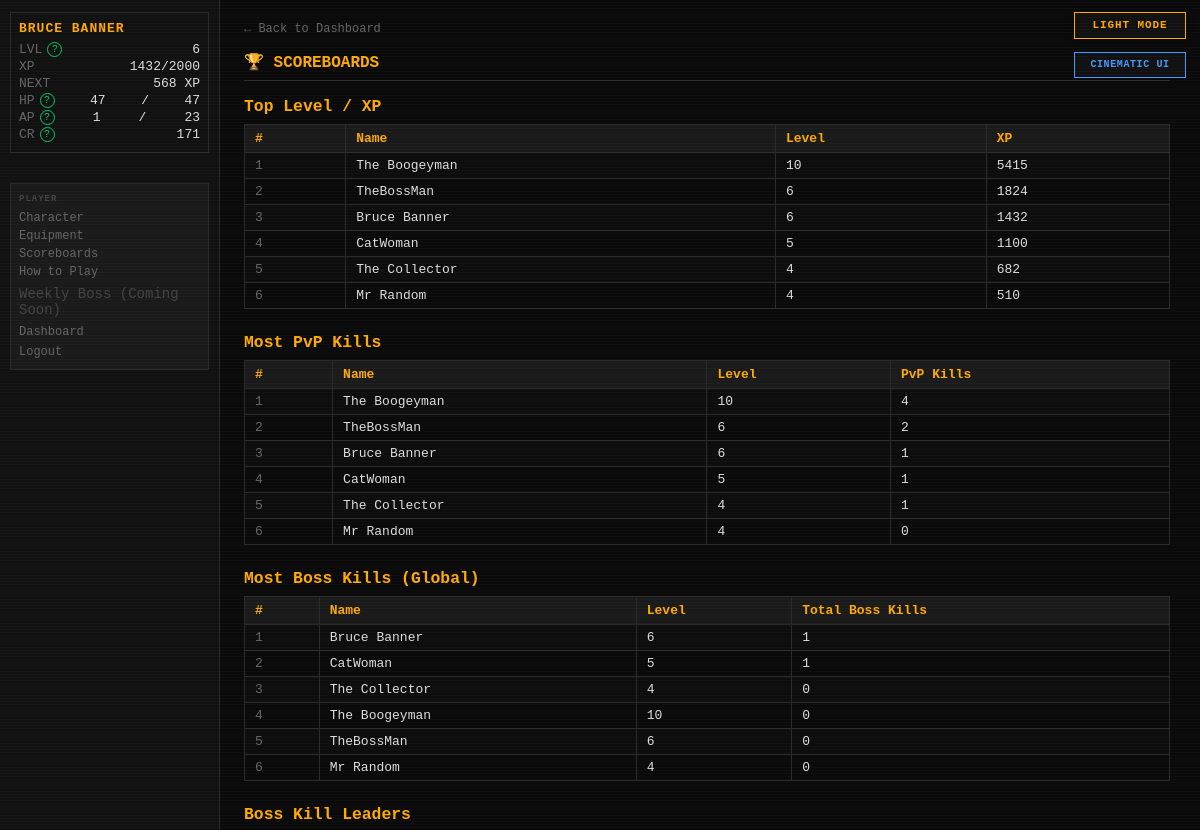
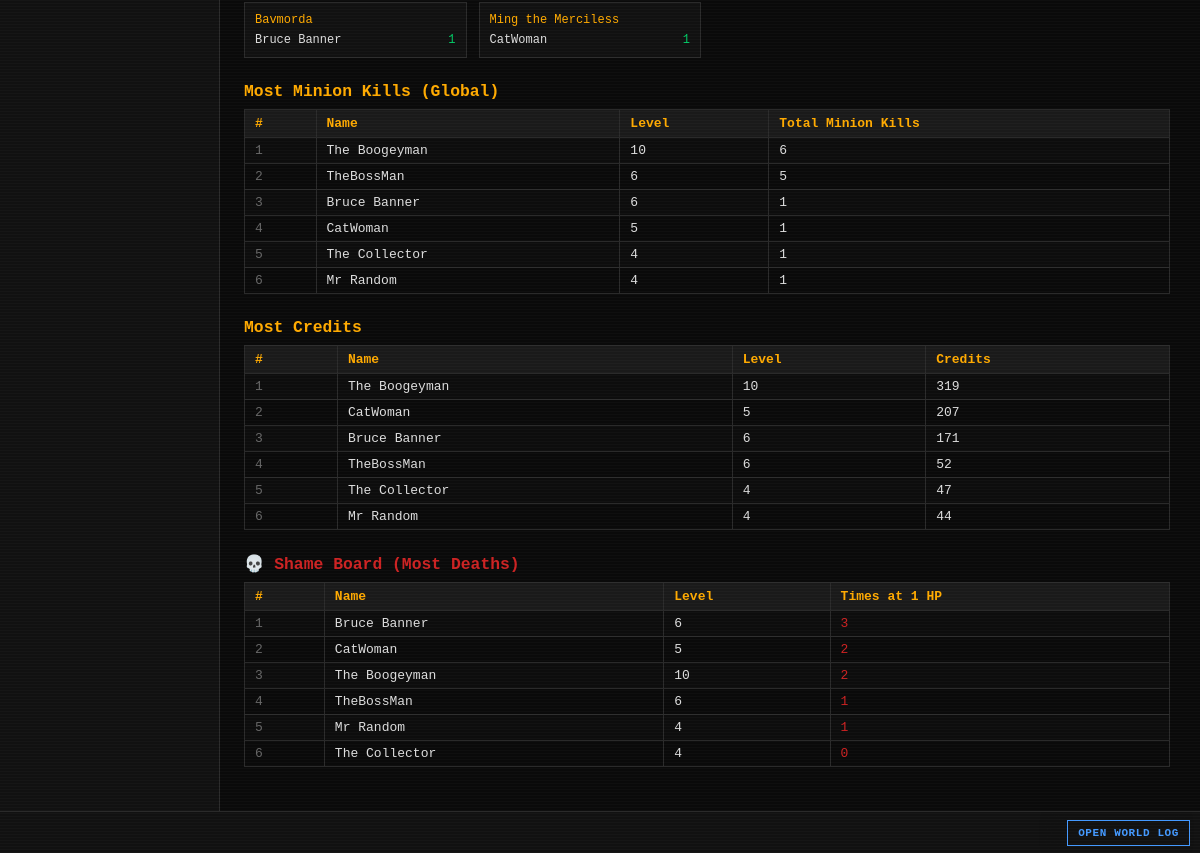
The app's page /scoreboards (signed in), older data (2 pictures, top to bottom).
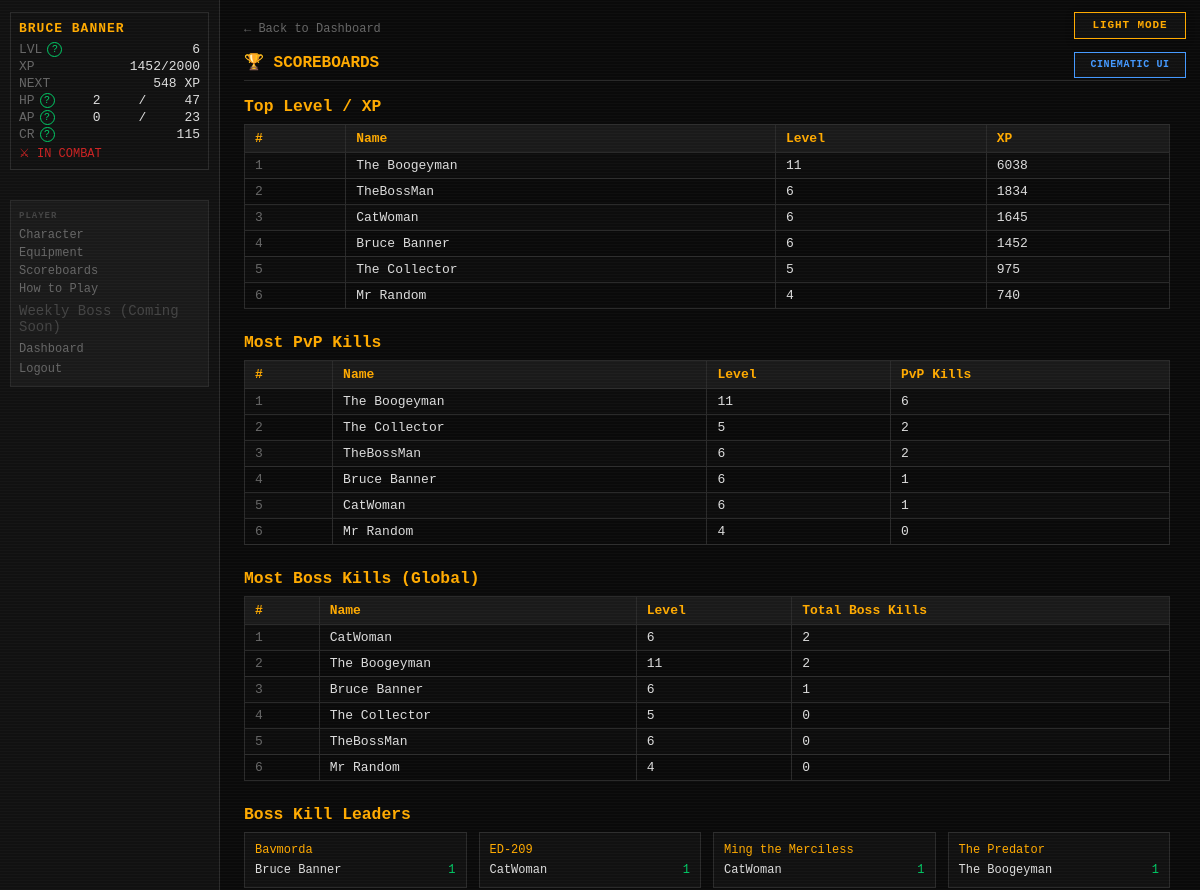
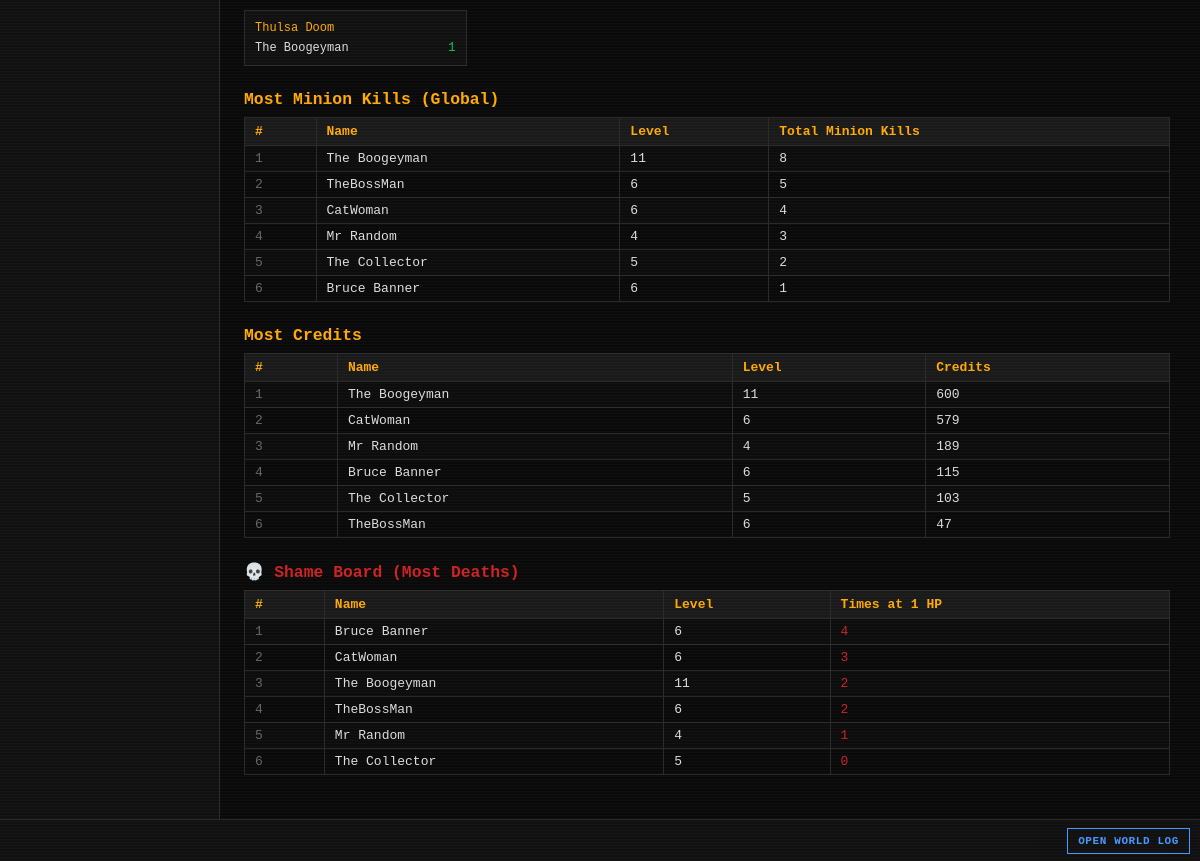
The same page, newer data (2 pictures, top to bottom).
### tables this page shows
CREATE TABLE players (
    id                  INTEGER PRIMARY KEY AUTOINCREMENT,
    username            TEXT    UNIQUE NOT NULL,
    password_hash       TEXT    NOT NULL,
    email               TEXT    UNIQUE NOT NULL,
    character_name      TEXT    NOT NULL,
    sex                 TEXT    NOT NULL,
    class_id            INTEGER REFERENCES classes(id),
    str_stat            INTEGER NOT NULL DEFAULT 1,
    end_stat            INTEGER NOT NULL DEFAULT 1,
    agi_stat            INTEGER NOT NULL DEFAULT 1,
    lck_stat            INTEGER NOT NULL DEFAULT 1,
    per_stat            INTEGER NOT NULL DEFAULT 1,
    level               INTEGER NOT NULL DEFAULT 1,
    xp                  INTEGER NOT NULL DEFAULT 0,
    current_hp          INTEGER NOT NULL,
    current_ap          INTEGER NOT NULL,
    credits             INTEGER NOT NULL DEFAULT 25,
    equipped_weapon_id  INTEGER REFERENCES inventory_items(id),
    equipped_armor_id   INTEGER REFERENCES inventory_items(id),
    equipped_special_id INTEGER REFERENCES inventory_items(id),
    in_combat           INTEGER NOT NULL DEFAULT 0,
    pending_levelup     INTEGER NOT NULL DEFAULT 0,
    combat_preference   TEXT    NOT NULL DEFAULT "Balanced",
    is_banned           INTEGER NOT NULL DEFAULT 0,
    retired_at          TEXT,
    last_login_at       TEXT,
    created_at          TEXT    NOT NULL DEFAULT (datetime('now'))
);

CREATE TABLE player_stats (
    player_id            INTEGER PRIMARY KEY REFERENCES players(id),
    pvp_kills            INTEGER NOT NULL DEFAULT 0,
    times_reduced_to_1hp INTEGER NOT NULL DEFAULT 0,
    updated_at           TEXT    NOT NULL DEFAULT (datetime('now'))
);

CREATE TABLE bosses (
    id                          INTEGER PRIMARY KEY AUTOINCREMENT,
    name                        TEXT    UNIQUE NOT NULL,
    is_active                   INTEGER NOT NULL DEFAULT 1,
    level                       INTEGER NOT NULL,
    str_stat                    INTEGER NOT NULL,
    end_stat                    INTEGER NOT NULL,
    agi_stat                    INTEGER NOT NULL,
    lck_stat                    INTEGER NOT NULL,
    per_stat                    INTEGER NOT NULL,
    max_hp                      INTEGER NOT NULL,
    phase2_hp_percent           INTEGER NOT NULL,
    phase3_hp_percent           INTEGER NOT NULL,
    special_attack_name         TEXT    NOT NULL,
    special_attack_die          TEXT    NOT NULL,
    special_attack_damage_type  TEXT    NOT NULL,
    special_attack_flavor       TEXT    NOT NULL,
    special_buff_name           TEXT    NOT NULL,
    special_buff_type           TEXT    NOT NULL,
    special_buff_value          REAL    NOT NULL,
    special_buff_damage_type    TEXT,
    special_buff_flavor         TEXT    NOT NULL,
    res_blade     INTEGER NOT NULL DEFAULT 0,
    res_blunt     INTEGER NOT NULL DEFAULT 0,
    res_ballistic INTEGER NOT NULL DEFAULT 0,
    res_energy    INTEGER NOT NULL DEFAULT 0,
    res_arcane    INTEGER NOT NULL DEFAULT 0,
    res_explosive INTEGER NOT NULL DEFAULT 0,
    res_venom     INTEGER NOT NULL DEFAULT 0,
    weak_blade    INTEGER NOT NULL DEFAULT 0,
    weak_blunt    INTEGER NOT NULL DEFAULT 0,
    weak_ballistic INTEGER NOT NULL DEFAULT 0,
    weak_energy   INTEGER NOT NULL DEFAULT 0,
    weak_arcane   INTEGER NOT NULL DEFAULT 0,
    weak_explosive INTEGER NOT NULL DEFAULT 0,
    weak_venom    INTEGER NOT NULL DEFAULT 0,
    drop_weapon_chance       REAL    NOT NULL,
    drop_armor_chance        REAL    NOT NULL,
    drop_special_item_chance REAL    NOT NULL,
    drop_credit_min          INTEGER NOT NULL,
    drop_credit_max          INTEGER NOT NULL,
    flavor_text              TEXT    NOT NULL,
    imported_at              TEXT    NOT NULL DEFAULT (datetime('now'))
, description TEXT NOT NULL DEFAULT '');

CREATE TABLE boss_instances (
    id                  INTEGER PRIMARY KEY AUTOINCREMENT,
    player_id           INTEGER NOT NULL REFERENCES players(id),
    boss_id             INTEGER NOT NULL REFERENCES bosses(id),
    current_hp          INTEGER NOT NULL,
    encounter_max_hp    INTEGER,
    special_attack_used INTEGER NOT NULL DEFAULT 0,
    special_buff_used   INTEGER NOT NULL DEFAULT 0,
    current_phase       INTEGER NOT NULL DEFAULT 1,
    discovered_at       TEXT    NOT NULL DEFAULT (datetime('now')),
    kill_count          INTEGER NOT NULL DEFAULT 0,
    UNIQUE(player_id, boss_id)
);

### routes/scoreboards.py (the view)
@bp.route("/scoreboards")
def index():
    settings      = get_all_settings()
    inactive_days = settings.get("INACTIVE_DAYS_THRESHOLD", cfg.INACTIVE_DAYS_THRESHOLD)
    cutoff_expr   = f"datetime('now', '-{inactive_days} days')"
    top_level      = _top_level_xp(cutoff_expr)
    top_pvp_kills  = _top_pvp_kills(cutoff_expr)
    top_boss_global= _top_boss_kills_global(cutoff_expr)
    top_boss_each  = _top_boss_kills_per_boss(cutoff_expr)
    top_minion_gl  = _top_minion_kills_global(cutoff_expr)
    top_minion_each= _top_minion_kills_per_minion(cutoff_expr)
    top_credits    = _top_credits(cutoff_expr)
    shame_board    = _shame_board(cutoff_expr)
    return render_template(
        "scoreboards/scoreboards.html",
        top_level=top_level,
        top_pvp_kills=top_pvp_kills,
        top_boss_global=top_boss_global,
        top_boss_each=top_boss_each,
        top_minion_global=top_minion_gl,
        top_minion_each=top_minion_each,
        top_credits=top_credits,
        shame_board=shame_board,
    )

### app.py (called while the page is built)
def _context_processor() -> dict:
    settings = get_all_settings()
    player = g.get("player")
    if not player:
        return {"settings": settings}
    return {"player": player, "settings": settings}

def _check_auth():
    if request.endpoint in _AUTH_EXEMPT:
        return None
    if not session.get("player_id"):
        return redirect(url_for("auth.login"))
    return None

def _load_player():
    player_id = session.get("player_id")
    if not player_id:
        return None
    player = get_player(player_id)
    if player is None:
        session.clear()
        return redirect(url_for("auth.login"))
    g.player = player
    return None

def _set_blackout_flag():
    settings = get_all_settings()
    blackout_mins = settings.get("MIDNIGHT_BLACKOUT_MINUTES", cfg.MIDNIGHT_BLACKOUT_MINUTES)
    now = datetime.now(timezone.utc)
    minutes_to_midnight = (24 * 60) - (now.hour * 60 + now.minute)
    g.blackout = (minutes_to_midnight <= blackout_mins)

### database.py (called while the page is built)
def dict_factory(cursor: sqlite3.Cursor, row: tuple) -> dict:
    return {col[0]: val for col, val in zip(cursor.description, row)}

### templates/scoreboards/scoreboards.html (shortened to what the changed rows need)
{% extends "base.html" %}
{% block content %}
<div id="page-content">
    <h2 class="page-title">🏆 SCOREBOARDS</h2>
    {% if top_level %}
    <table style="margin-bottom:24px;">
        <tr><th>#</th><th>Name</th><th>Level</th><th>XP</th></tr>
        {% for p in top_level %}
        <tr>
            <td style="color:var(--grey)">{{ loop.index }}</td>
            <td>{{ p.character_name }}</td>
            <td>{{ p.level }}</td>
            <td>{{ p.xp }}</td>
        </tr>
        {% endfor %}
    </table>
    {% else %}
    <p style="color:var(--grey);margin-bottom:24px;">No data yet.</p>
    {% endif %}
    {% if top_pvp_kills %}
    <table style="margin-bottom:24px;">
        <tr><th>#</th><th>Name</th><th>Level</th><th>PvP Kills</th></tr>
        {% for p in top_pvp_kills %}
        <tr>
            <td style="color:var(--grey)">{{ loop.index }}</td>
            <td>{{ p.character_name }}</td>
            <td>{{ p.level }}</td>
            <td>{{ p.pvp_kills }}</td>
        </tr>
        {% endfor %}
    </table>
    {% else %}
    <p style="color:var(--grey);margin-bottom:24px;">No data yet.</p>
    {% endif %}
    {% if top_boss_global %}
    <table style="margin-bottom:24px;">
        <tr><th>#</th><th>Name</th><th>Level</th><th>Total Boss Kills</th></tr>
        {% for p in top_boss_global %}
        <tr>
            <td style="color:var(--grey)">{{ loop.index }}</td>
            <td>{{ p.character_name }}</td>
            <td>{{ p.level }}</td>
            <td>{{ p.total_kills }}</td>
        </tr>
        {% endfor %}
    </table>
    {% else %}
    <p style="color:var(--grey);margin-bottom:24px;">No data yet.</p>
    {% endif %}
    {% if top_boss_each %}
    <div style="display:grid;grid-template-columns:repeat(auto-fill,minmax(220px,1fr));gap:12px;margin-bottom:24px;">
        {% for boss_name, players in top_boss_each.items() %}
        <div style="background:var(--bg-panel);border:1px solid var(--border);padding:10px;">
            <div style="color:var(--amber);margin-bottom:6px;font-size:12px;">{{ boss_name }}</div>
            {% for p in players %}
            <div style="display:flex;justify-content:space-between;font-size:12px;">
                <span>{{ p.character_name }}</span>
                <span style="color:var(--green)">{{ p.kill_count }}</span>
            </div>
            {% endfor %}
        </div>
        {% endfor %}
    </div>
    {% endif %}
    {% if top_minion_global %}
    <table style="margin-bottom:24px;">
        <tr><th>#</th><th>Name</th><th>Level</th><th>Total Minion Kills</th></tr>
        {% for p in top_minion_global %}
        <tr>
            <td style="color:var(--grey)">{{ loop.index }}</td>
            <td>{{ p.character_name }}</td>
            <td>{{ p.level }}</td>
            <td>{{ p.total_kills }}</td>
        </tr>
        {% endfor %}
    </table>
    {% else %}
    <p style="color:var(--grey);margin-bottom:24px;">No data yet.</p>
    {% endif %}
    {% if top_credits %}
    <table style="margin-bottom:24px;">
        <tr><th>#</th><th>Name</th><th>Level</th><th>Credits</th></tr>
        {% for p in top_credits %}
        <tr>
            <td style="color:var(--grey)">{{ loop.index }}</td>
            <td>{{ p.character_name }}</td>
            <td>{{ p.level }}</td>
            <td>{{ p.credits }}</td>
        </tr>
        {% endfor %}
    </table>
    {% else %}
    <p style="color:var(--grey);margin-bottom:24px;">No data yet.</p>
    {% endif %}
    {% if shame_board %}
    <table style="margin-bottom:24px;">
        <tr><th>#</th><th>Name</th><th>Level</th><th>Times at 1 HP</th></tr>
        {% for p in shame_board %}
        <tr>
            <td style="color:var(--grey)">{{ loop.index }}</td>
            <td>{{ p.character_name }}</td>
            <td>{{ p.level }}</td>
            <td style="color:var(--red)">{{ p.times_reduced_to_1hp }}</td>
        </tr>
        {% endfor %}
    </table>
    {% else %}
    <p style="color:var(--grey);margin-bottom:24px;">No data yet.</p>
    {% endif %}
</div>
{% endblock %}

### templates/base.html (shortened to what this page needs)
<!DOCTYPE html>
<html lang="en">
<head>
<link rel="stylesheet" href="{{ url_for('static', filename='style.css') }}">
</head>
<body class="{{ 'authenticated' if player else 'auth-page' }} {% block body_class %}{% endblock %}">
{% if settings.get('ALLOW_PLAYER_COLOR_OVERRIDE', true) %}<button id="theme-toggle" type="button" aria-label="Switch color theme" aria-pressed="false">
</button>{% endif %}
{% if settings.get('ALLOW_PLAYER_INTERFACE_OVERRIDE', true) %}
<button id="interface-toggle" type="button" aria-label="Switch interface style" aria-pressed="false">
</button>
{% endif %}
{% if player %}
<div id="left-col">
    <div id="status-block">
        <div class="status-name">{{ player.character_name }}</div>
        <div class="status-line">
            <span class="label">LVL</span>
            <span id="status-level">{{ player.level }}</span>
        </div>
        <div class="status-line">
            <span class="label">XP</span>
            <span><span id="status-xp">{{ player.xp }}</span><span id="status-xp-threshold">{% if player.get('next_level_xp') is not none %}/{{ player.get('next_level_xp') }}{% endif %}</span></span>
        </div>
        <div class="status-line" title="Experience still needed to reach level {{ player.level + 1 }}">
            <span class="label">NEXT</span>
            <span id="status-xp-next">{% if player.get('xp_to_next_level') is none %}MAX{% elif player.get('xp_to_next_level') <= 0 %}LEVEL UP{% else %}{{ player.get('xp_to_next_level') }} XP{% endif %}</span>
        </div>
        <div class="status-line">
            <span class="label">HP</span>
            <span id="status-hp">{{ player.current_hp }}</span>/<span id="status-maxhp">{{ player.max_hp }}</span>
        </div>
        <div class="status-line">
            <span class="label">AP</span>
            <span id="status-ap">{{ player.current_ap }}</span>/<span id="status-maxap">{{ player.max_ap }}</span>
        </div>
        <div class="status-line">
            <span class="label">CR</span>
            <span id="status-credits">{{ player.credits }}</span>
        </div>
        {% if player.in_combat %}
        <div class="status-combat">⚔ IN COMBAT</div>
        {% endif %}
    </div>
    <nav id="left-nav">
        <span class="nav-heading">PLAYER</span>
        <a href="{{ url_for('character.index') }}">Character</a>
        <a href="{{ url_for('character.equipment') }}">Equipment</a>
        <a href="{{ url_for('scoreboards.index') }}">Scoreboards</a>
        <a href="{{ url_for('feeds.game_help') }}">How to Play</a>
        <span class="nav-link-disabled" title="A shared weekly encounter is being designed.">Weekly Boss (Coming Soon)</span>
        <a href="{{ url_for('dashboard.index') }}">Dashboard</a>
        <form action="{{ url_for('auth.logout') }}" method="POST" style="margin:0">
            <button type="submit" class="nav-link-btn">Logout</button>
        </form>
    </nav>
</div>
{% endif %}
<div id="main">
    {% block content %}{% endblock %}
</div>
{% if player %}
<div id="ticker-wrap">
    <a id="ticker-log-link" href="{{ url_for('feeds.global_log') }}" title="Open the complete World Log">OPEN WORLD LOG</a>
    <div id="ticker">
    </div>
</div>
{% endif %}
</body>
</html>

Row changes from the older to the newer data that the page shows:
changed players "Bruce Banner": xp "1432" → "1452"; current_hp "47" → "2"; current_ap "1" → "0"; credits "171" → "115"; in_combat 0 → 1 (drawn)
changed players "The Boogeyman": level "10" → "11"; xp "5415" → "6038"; total_kills "0" → "2"; total_kills "6" → "8"; credits "319" → "600"; moves up the list
changed players "TheBossMan": xp "1824" → "1834"; credits "52" → "47"
changed players "CatWoman": level "5" → "6"; xp "1100" → "1645"; total_kills "1" → "2"; total_kills "1" → "4"; credits "207" → "579"; moves up the list
changed players "The Collector": level "4" → "5"; xp "682" → "975"; total_kills "1" → "2"; credits "47" → "103"; moves down the list
changed players "Mr Random": xp "510" → "740"; total_kills "1" → "3"; credits "44" → "189"; moves up the list
changed player_stats "The Boogeyman": level "10" → "11"; pvp_kills "4" → "6"
changed player_stats "The Collector": level "4" → "5"; pvp_kills "1" → "2"; moves up the list
changed player_stats "TheBossMan": times_reduced_to_1hp "1" → "2"
changed player_stats "Bruce Banner": times_reduced_to_1hp "3" → "4"
changed player_stats "CatWoman": level "5" → "6"; times_reduced_to_1hp "2" → "3"
now on this page (row unchanged): bosses: name "ED-209"
added boss_instances: character_name "CatWoman", kill_count "1", shown under "ED-209"
now on this page (row unchanged): bosses: name "The Predator"
added boss_instances: character_name "The Boogeyman", kill_count "1", shown under "The Predator"
now on this page (row unchanged): bosses: name "Thulsa Doom"
added boss_instances: character_name "The Boogeyman", kill_count "1", shown under "Thulsa Doom"
Text that changed along with them:
{{ player.get('xp_to_next_level') }}: "568" → "548"
text now shown: "⚔ IN COMBAT"
